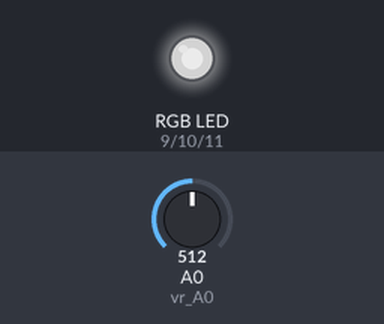
Simulated run of this sketch. Board: Arduino Uno, built with avr-gcc and run on an emulated ATmega328P. Parts: an RGB LED mixed from three pins (HIGH = lit). Inputs (shaded band) come from the test bench; at power-on: A0 (vr_A0) = 512. Dim RGB values are drawn brighter than linear.

Above: at 1.2 s.
1.3 s: A0 (vr_A0) set to 716
At 2.4 s:
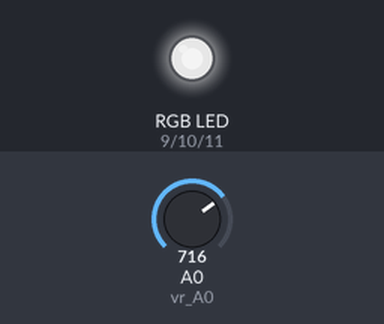
2.8 s: A0 (vr_A0) set to 900
At 3.5 s:
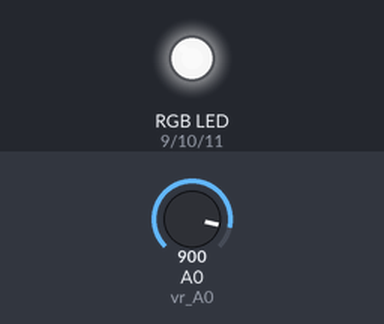
4.3 s: A0 (vr_A0) set to 122
At 4.6 s:
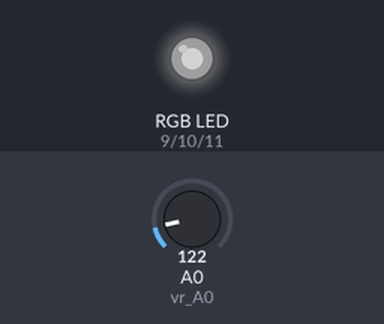
5.8 s: A0 (vr_A0) set to 0
At 7.0 s:
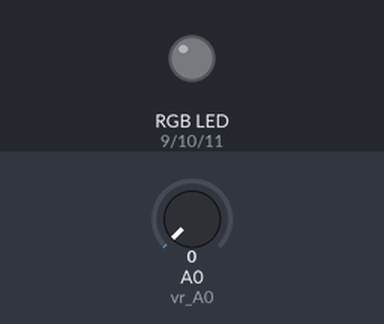
7.3 s: A0 (vr_A0) set to 511
At 8.1 s:
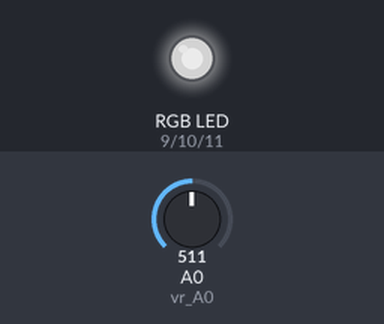
Timing chart, 0 to 9.8 s (numbered marks = the images above; inputs shaded):
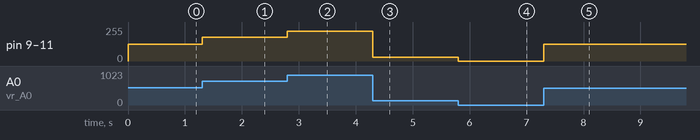

The sketch:

step09.ino
```cpp
int vr_A0 = A0;           // 아날로그 입력 핀 A0, 가변저항 연결
int led_r = 9;            // PWM 제어 핀 9
int led_g = 10;           // PWM 제어 핀 10
int led_b = 11;           // PWM 제어 핀 11

void setup() {
  pinMode(vr_A0, INPUT);  // A0 INPUT 모드 설정
  pinMode(led_r, OUTPUT); // LED 연결 핀 OUTPUT 모드 설정
  pinMode(led_g, OUTPUT);
  pinMode(led_b, OUTPUT);
  digitalWrite(led_r, 0); // LED off
  digitalWrite(led_g, 0);
  digitalWrite(led_b, 0);
}

void loop() {
  int adc_value = analogRead(vr_A0);                // ADC 값(0~1023)
  int pwm_value = map(adc_value , 0, 1023, 0, 255); // ADC 값(0~1023)을 PWM 제어값(0-255)으로 변환

  analogWrite(led_r, pwm_value);                    // PWM 제어값을 사용한 LED 디밍 제어
  analogWrite(led_g, pwm_value);
  analogWrite(led_b, pwm_value);
}
```

Measured:
- after the input at 1.3 s, pin 9 (led_r), pin 10 (led_g), pin 11 (led_b): 127/255 → 178/255 at once
- after the input at 2.8 s, pin 9 (led_r), pin 10 (led_g), pin 11 (led_b): 178/255 → 224/255 at once
- after the input at 4.3 s, pin 9 (led_r), pin 10 (led_g), pin 11 (led_b): 224/255 → 30/255 at once
- after the input at 5.8 s, pin 9 (led_r), pin 10 (led_g), pin 11 (led_b): 30/255 → 0/255 at once
- after the input at 7.3 s, pin 9 (led_r), pin 10 (led_g), pin 11 (led_b): 0/255 → 127/255 at once
